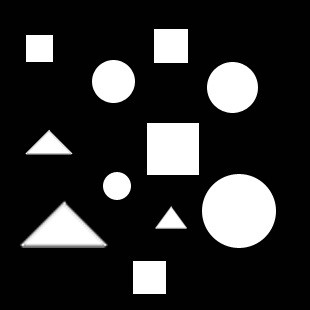
%> input picture bilgisayarli-gorme/bölüm-8_matlab/sekiller.jpg, 310 x 310 px
$ octave metrik_islem.m   (GNU Octave 9; MATLAB toolbox functions it lacks are replaced by stand-ins)
%> lines starting %> are read from the running program, lines starting %| are printed output that depends on the picture; in (x1, y1, x2, y2) boxes, pixels count from 0 and x2, y2 are one past the last pixel; in counts of white or black regions, pixels touching at a corner belong together; the program's own positions count from 1
clc;
clear all;
tic;
res=imread('sekiller.jpg');
%> res is the input picture: size 310x310x3 uint8; min 0, max 255, mean 45.8
res1=rgb2gray(res);
res2=im2bw(res1);
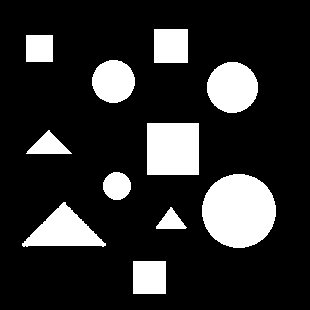
%> res2: size 310x310 logical; 17.7% white; 11 white regions, largest, box (x1, y1, x2, y2) and area: (202, 174, 276, 248) 4304, (147, 123, 199, 175) 2704, (207, 62, 258, 113) 2037
figure; imshow(res2);

%þekillerin tespiti
B=bwboundaries(res2);
%> B = 11 boundaries; largest, box (x1, y1, x2, y2) and points: (202, 174, 276, 248) 209, (147, 123, 199, 175) 205, (22, 202, 106, 247) 189, (207, 62, 258, 113) 145, (154, 29, 188, 63) 133
[bilgi,number]=bwlabel(res2);
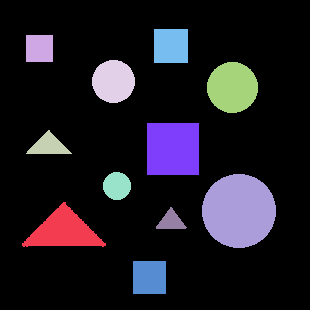
%> bilgi: size 310x310 double; 12 distinct labels, from 0 to 11; one colour per label, 0 black
%> number = 11
prop=regionprops(bilgi,'Area','Centroid','Perimeter');
%> prop = 11 regions; largest, Area, Centroid and Perimeter: 4304 [239.5 211.5] 230.2, 2704 [173.5 149.5] 199.6, 2037 [233 88] 157.5, 1948 [64.2 231.8] 207.6, 1450 [114 82] 131.7
hold on;

for n=1:number
    cent=prop(n).Centroid;
    x=cent(1);
    y=cent(2);
    area=prop(n).Area;
    perimeter=prop(n).Perimeter;
    met=(4*pi*area/perimeter^2)^2;
    text(x-10,y,strcat(num2str(n),'-\color{green}',num2str(met)),'FontSize',14);
end
%> this loop made 11 passes
%> (x, y, area, perimeter, met) on passes 1 to 11: (64.23, 231.8, 1948, 207.6, 0.323), (40, 49, 729, 101.6, 0.789), (49.08, 146.4, 575, 108.3, 0.38), (114, 81.99, 1450, 131.7, 1.1), (117.5, 186.5, 615, 84.47, 1.17), (150, 278, 1089, 125.1, 0.765), (173.5, 149.5, 2704, 199.6, 0.728), (171.5, 46.5, 1156, 129, 0.762), (171.6, 222, 369, 81.16, 0.496), (239.5, 211.5, 4304, 230.2, 1.04), (233, 87.99, 2037, 157.5, 1.06)
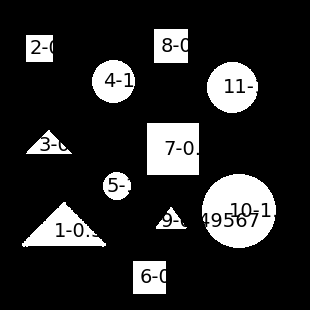
%> figure redrawn from the program's plot data

%adým-3
figure; imshow(res2);
hold on;
i=1;
for k=1:length(B)
    area=prop(k).Area;
    perimeter=prop(k).Perimeter;
    met=(4*pi*area/perimeter^2)^2;
    if met>0.7 && met<0.9
        bound=B{k};
        tespit{i}=B{k};
        i=i+1;
        plot(bound(:,2), bound(:,1),'r','LineWidth',2);
    end
end
%> this loop made 11 passes
%> (area, perimeter, met) on passes 1 to 11: (1948, 207.6, 0.323), (729, 101.6, 0.789), (575, 108.3, 0.38), (1450, 131.7, 1.1), (615, 84.47, 1.17), (1089, 125.1, 0.765), (2704, 199.6, 0.728), (1156, 129, 0.762), (369, 81.16, 0.496), (4304, 230.2, 1.04), (2037, 157.5, 1.06)
%> after the loop, bound = 133 rows, first 12: [30 155; 30 156; 30 157; 30 158; 30 159; 30 160; 30 161; 30 162; 30 163; 30 164; 30 165; 30 166]; tespit = 4 items
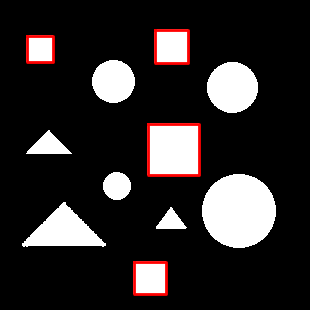
%> figure redrawn from the program's plot data

%adým-4
[x1,y1]=size(res2);
%> x1 = 310; y1 = 310
img1=uint8(zeros(x1,y1));
for i=1:length(tespit)
    b=tespit{i};
    for k=1:length(b)
       img1(b(k,1),b(k,2))=255;
    end
end
%> this loop made 4 passes
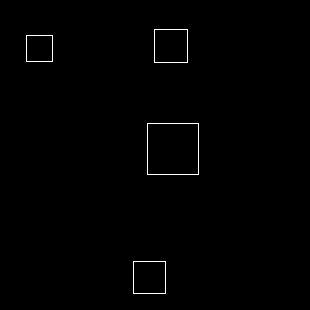
%> img1: size 310x310 uint8; 0.59% white in thin lines or dots, all inside (x1, y1, x2, y2) = (26, 29, 199, 294)
figure; imshow(img1);

%adým-5
img2=uint8(zeros(x1,y1));
for i=1:length(tespit)
   b=tespit{i};
   for x=min(b(:,1)):max(b(:,1))
      for y=min(b(:,2)):max(b(:,2))
          img2(x,y)=255;
      end
   end
end
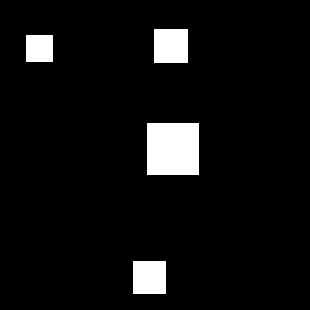
%> img2: size 310x310 uint8; 5.9% white; 4 white regions, box (x1, y1, x2, y2) and area: (147, 123, 199, 175) 2704, (154, 29, 188, 63) 1156, (133, 261, 166, 294) 1089, (26, 35, 53, 62) 729
figure; imshow(img2);
gecenzaman=toc;
gecenzaman=round(gecenzaman,3);
